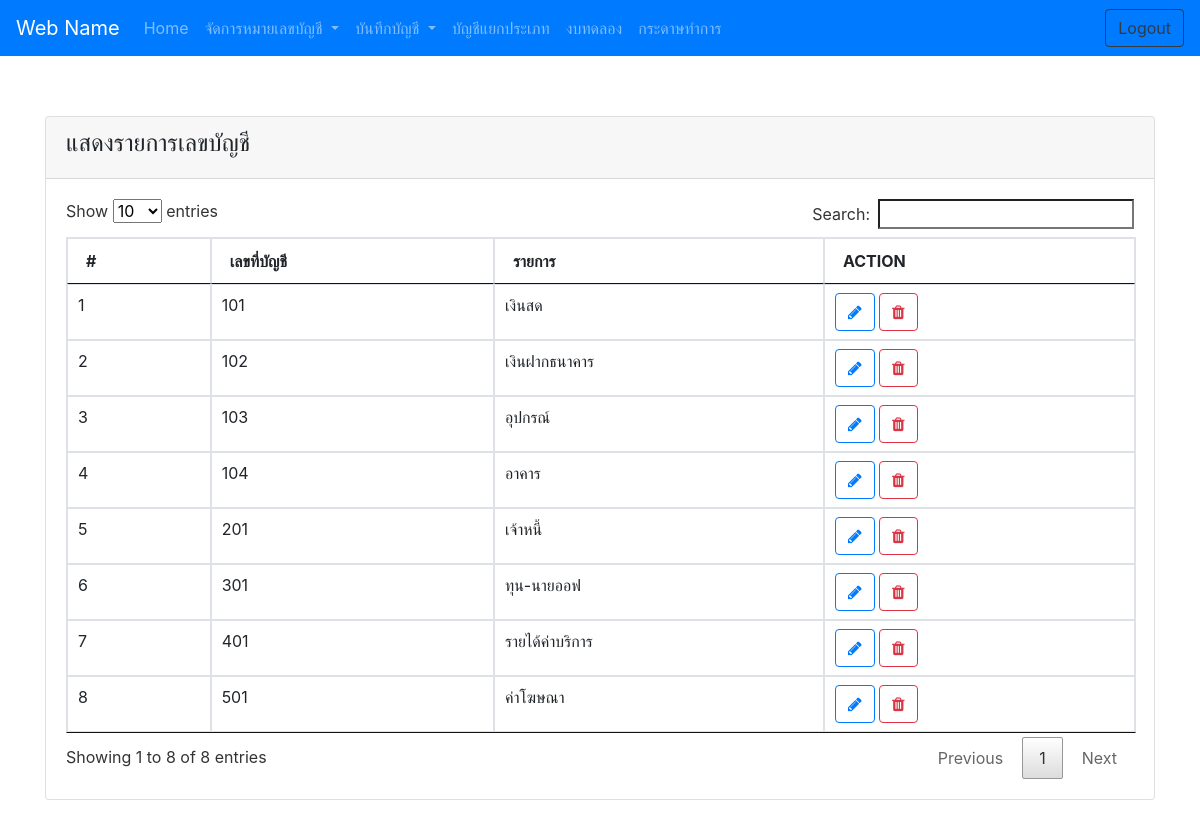
/?menu=acc-number-show, run on the app's committed database.
### tables this page shows
CREATE TABLE `tb_account_number` (
  `id` int(11) NOT NULL,
  `acc_number` int(11) NOT NULL,
  `acc_title` varchar(255) NOT NULL
);

### acc-number-show.php (the view)
<div class="container">
<div class="row">
    <div class="col-md-12">
        <div class="card">
            <div class="card-header">
                <h4>แสดงรายการเลขบัญชี</h4>
            </div>
            <div class="card-body">
                <table id="dataTable" class="table table-bordered table-hover" >
                    <thead>
                        <tr>
                            <th>#</th>
                            <th>เลขที่บัญชี</th>
                            <th>รายการ</th>
                            <th>ACTION</th>
                        </tr>
                    </thead>
                    <tbody>
                        <?php
                        $sql = "SELECT * FROM tb_account_number ORDER BY acc_number ASC";
                        $query = mysqli_query($conn, $sql);
                        $index = 1;
                        while($row = mysqli_fetch_array($query)){
                        ?>
                        <tr>
                            <td> <?=$index?> </td>
                            <td> <?=$row['acc_number']?> </td>
                            <td> <?=$row['acc_title']?> </td>
                            <td>
                                <a href="?menu=acc-number-editForm&id=<?=$row['id']?>" class="btn btn-outline-primary">
                                    <i class="fa fa-pencil"></i>
                                </a>
                                <a href="?menu=acc-number-delDB&id=<?=$row['id']?>" class="btn btn-outline-danger" onclick="return confirm('ยืนยันการลบ')">
                                    <i class="fa fa-trash"></i>
                                </a>
                            </td>
                        </tr>
                        <?php
                            $index++;
                        }
                        ?>
                    </tbody>
                </table>
            </div>
        </div>
    </div>
</div>
</div>

### assets/css/sticky-footer-navbar.css (style rules this page uses)
html { position: relative; min-height: 100%; }
body { margin-bottom: 60px; }
body > .container { padding: 60px 15px 0; }

### data on the page
tb_account_number: acc_number "101", acc_title "เงินสด"
tb_account_number: acc_number "102", acc_title "เงินฝากธนาคาร"
tb_account_number: acc_number "103", acc_title "อุปกรณ์"
tb_account_number: acc_number "104", acc_title "อาคาร"
tb_account_number: acc_number "201", acc_title "เจ้าหนี้"
tb_account_number: acc_number "301", acc_title "ทุน-นายออฟ"
tb_account_number: acc_number "401", acc_title "รายได้ค่าบริการ"
tb_account_number: acc_number "501", acc_title "ค่าโฆษณา"
